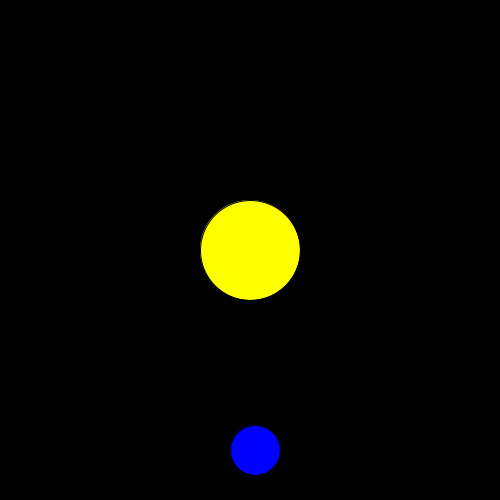
Frame 1 (no input)
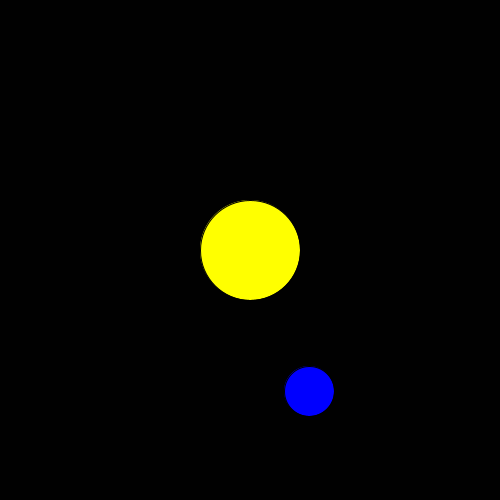
Frame 60 (the mouse pressed at the canvas centre just before this capture)
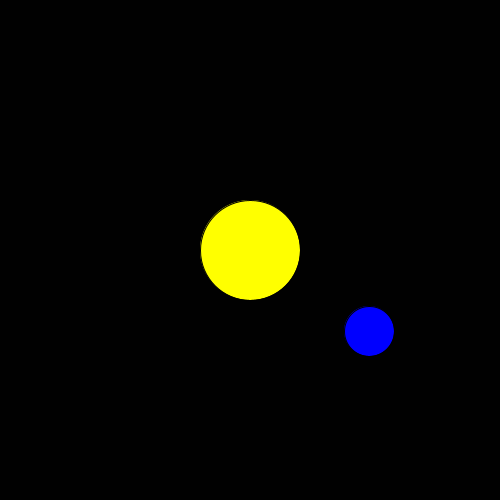
Frame 120 (the mouse held since frame 60 and released just before this capture)

The Processing sketch that drew these frames (run headless with seeded random() and noise(); from frame 60 on, the mouse is pressed at the canvas centre):

// Processing sketch: solarsystem
// ── solarsystem.pde
float x, y;
float difX, difY;

//int side; // 1 --> topright ;; 2 --> topleft ;; 3 --> bottomleft ;; 4 --> bottomright

void setup() {
  size(500, 500);
  difX = 0;
  difY = 200;

  updateXY();
  x+=5;
}

void draw() {
  background(1);

  fill(255, 255, 0);
  circle(width / 2, height / 2, 100);

  fill(0, 0, 255);
  circle(x, y, 50);
  if (x <= width / 2 && y <= height / 2) { // 1
    difX--;
    difY++;
  }
  if (x >= width / 2 && y <= height / 2) { // 2
    difX--;
    difY--;
  }
  
  if (x <= width / 2 && y >= height / 2) { // 3
    difX++;
    difY--;
  }
  if (x >= width / 2 && y >= height / 2) { // 4
    difX++;
    difY--;
  }
  
  if (x <= width / 2 && y == height / 2) { // fix
    difX++;
    difY++;
  }
  updateXY();
}

void updateXY() {
  x = width / 2 + difX;
  y = (height / 2) + difY;
}
